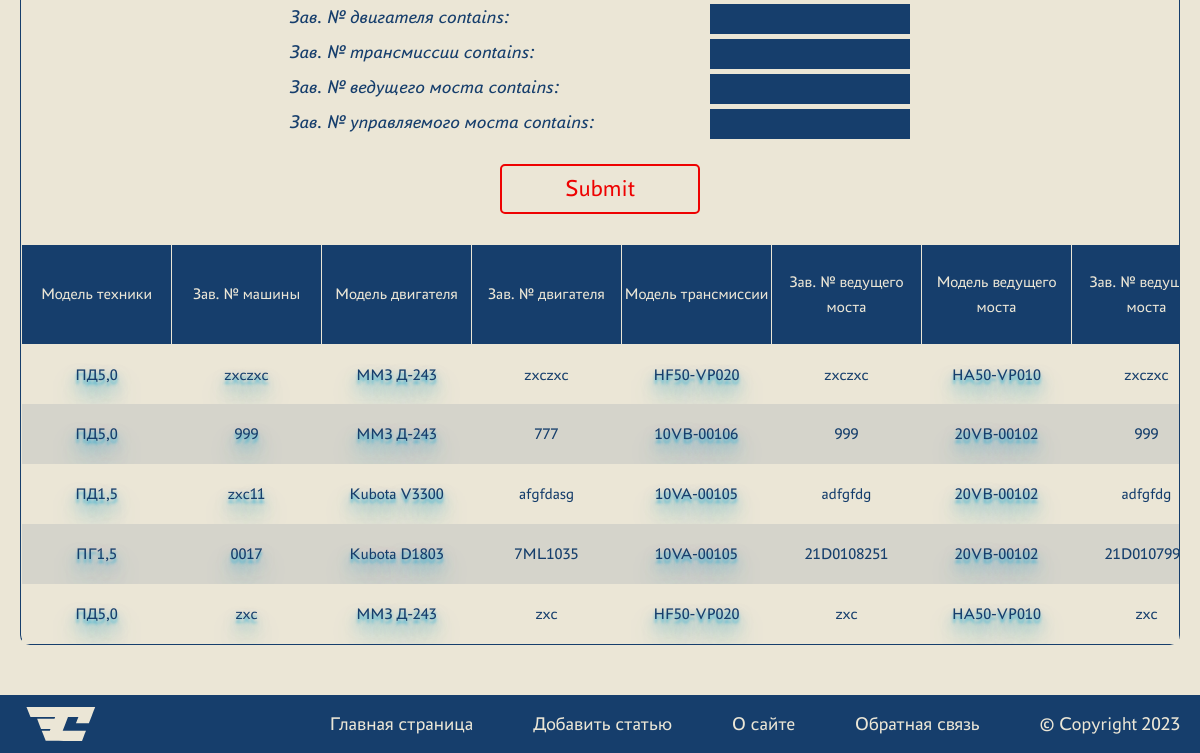
Page /you_db/ (signed in, lower part) on the earlier database version.
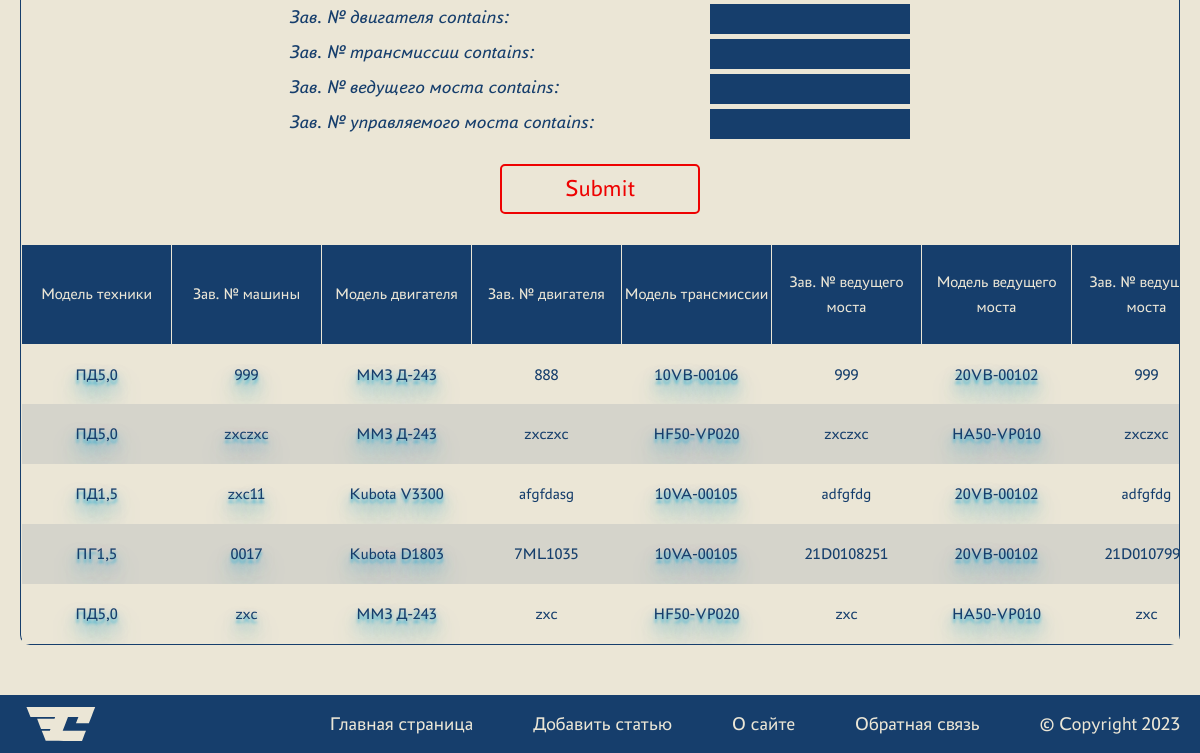
Same page on the later database version.
### crm_app/models.py (models this page shows, shortened)
class Machine(models.Model):
    serialNumber = models.CharField(
        max_length=255, unique=True, verbose_name='Зав. № машины')
    modelMachine = models.ForeignKey(
        'ModelMachine', on_delete=models.CASCADE, related_name='modelMachines', verbose_name='Модель техники')
    serialNumberEngine = models.CharField(
        max_length=255, unique=True, verbose_name='Зав. № двигателя')
    modelEngine = models.ForeignKey(
        'ModelEngine', on_delete=models.CASCADE, related_name='modelEngines', verbose_name='Модель двигателя')
    serialTransmission = models.CharField(
        max_length=255, unique=True, verbose_name='Зав. № трансмиссии')
    modelTransmission = models.ForeignKey(
        'ModelTransmission', on_delete=models.CASCADE, related_name='modelTransmissions', verbose_name='Модель трансмиссии')
    serialDriveAxle = models.CharField(
        max_length=255, unique=True, verbose_name='Зав. № ведущего моста')
    modelDriveAxle = models.ForeignKey(
        'ModelDriveAxle', on_delete=models.CASCADE, related_name='modelDriveAxles', verbose_name='Модель ведущего моста')
    serialSteeringAxle = models.CharField(
        max_length=255, unique=True, verbose_name='Зав. № управляемого моста')
    modelSteeringAxle = models.ForeignKey(
        'ModelSteeringAxle', on_delete=models.CASCADE, related_name='modelSteeringAxles', verbose_name='Модель управляемого моста')
    deliveryContract = models.CharField(
        max_length=255, verbose_name='Договор поставки №, дата')
    shipmentDate = models.DateField(verbose_name='Дата отгрузки с завода')
    consignee = models.CharField(
        max_length=255, verbose_name='Грузополучатель (конечный потребитель)')
    deliveryAddress = models.CharField(
        max_length=255, verbose_name='Адрес поставки (эксплуатации)')
    additionalOptions = models.TextField(
        default='Комплектация не указана', verbose_name='Комплектация (дополнительные опции)')
    client = models.ForeignKey(
        User, on_delete=models.CASCADE, related_name='clients', verbose_name='Клиент')
    serviceCompany = models.ForeignKey(
        'ServiceCompany', on_delete=models.CASCADE, verbose_name='Сервисная компания')
    class Meta:
        verbose_name = 'Машина'
        verbose_name_plural = 'МАШИНЫ'
    def __str__(self):
        return self.serialNumber

class ModelMachine(models.Model):
    name = models.CharField(max_length=255, verbose_name='Модель')
    description = models.TextField(verbose_name='Описание')
    class Meta:
        verbose_name = 'Модель техники'
        verbose_name_plural = '_СПРАВОЧНИК_Модели техники'
    def __str__(self):
        return self.name

class ModelEngine(models.Model):
    name = models.CharField(max_length=255, verbose_name='Модель')
    description = models.TextField(verbose_name='Описание')
    class Meta:
        verbose_name = 'Модель двигателя'
        verbose_name_plural = '_СПРАВОЧНИК_Модели двигателя'
    def __str__(self):
        return self.name

class ModelTransmission(models.Model):
    name = models.CharField(max_length=255, verbose_name='Модель')
    description = models.TextField(verbose_name='Описание')
    class Meta:
        verbose_name = 'Модель трансмиссии'
        verbose_name_plural = '_СПРАВОЧНИК_Модели трансмиссии'
    def __str__(self):
        return self.name

class ModelDriveAxle(models.Model):
    name = models.CharField(max_length=255, verbose_name='Модель')
    description = models.TextField(verbose_name='Описание')
    class Meta:
        verbose_name = 'Модель ведущего моста'
        verbose_name_plural = '_СПРАВОЧНИК_Модели ведущего моста'
    def __str__(self):
        return self.name

### crm_app/views.py (the view)
# urls.py: path('you_db/', page_after_authorization, name='page_after_authorization'),
@login_required()
def page_after_authorization(request):
    user_client = request.user
    user_service = request.user.last_name
    if request.user.is_staff == True:
        return redirect('full_db_list')
    filter_machines = MachineFilter(request.GET, queryset=Machine.objects.filter(
        client=user_client).order_by('-shipmentDate'))
    if not filter_machines:
        service = ServiceCompany.objects.get(name=user_service)
        filter_machines = MachineFilter(request.GET, queryset=Machine.objects.filter(
            serviceCompany=service).order_by('-shipmentDate'))
    filter_maintenance = MaintenanceFilter(request.GET, queryset=Maintenance.objects.filter(
        client=user_client).order_by('-maintenanceDate'))
    if not filter_maintenance:
        service = ServiceCompany.objects.get(name=user_service)
        filter_maintenance = MaintenanceFilter(request.GET, queryset=Maintenance.objects.filter(
            serviceCompany=service).order_by('-maintenanceDate'))
    filter_claims = ClaimsFilter(request.GET, queryset=Claims.objects.filter(
        client=user_client).order_by('-breakdownDate'))
    if not filter_claims:
        service = ServiceCompany.objects.get(name=user_service)
        filter_claims = ClaimsFilter(request.GET, queryset=Claims.objects.filter(
            serviceCompany=service).order_by('-breakdownDate'))
    context = {
        'filter_machines': filter_machines,
        'filter_maintenance': filter_maintenance,
        'filter_claims': filter_claims,
        'menu': menu,
        'title': "Ваша база данных"
    }
    return render(request, 'crm_app/page_after_authorization.html', context=context)

### crm_app/models.py (called while the page is built)
    @property
    @admin.display(description='Время простоя')
    def downtime(self):
        if (self.breakdownDate != None):
            down = self.recoverDate - self.breakdownDate
            downtime = str(down).split(' ', 1)[0] + ' дней'
            return downtime

    def __str__(self):
        return self.name

    def __str__(self):
        return self.name

    def __str__(self):
        return self.name

    def __str__(self):
        return self.name

    def __str__(self):
        return self.name

### crm_app/templates/crm_app/page_after_authorization.html (shortened to what this page needs)
{% extends 'crm_app/base.html' %}
{% block content %}
<div class="container">
  <br />
  <div id="General_Info" class="tabcontent">
    <form class="filter" method="get">
      <div class="filter__items">{{ filter_machines.form.as_p }}</div>
      <input type="submit" />
    </form>
    <div class="tab1">
      <table class="tab1__table">
        <tr class="tab1__row">
          <th class="tab1__head">Модель техники</th>
          <th class="tab1__head">Зав. № машины</th>
          <th class="tab1__head">Модель двигателя</th>
          <th class="tab1__head">Зав. № двигателя</th>
          <th class="tab1__head">Модель трансмиссии</th>
          <th class="tab1__head">Зав. № ведущего моста</th>
          <th class="tab1__head">Модель ведущего моста</th>
          <th class="tab1__head">Зав. № ведущего моста</th>
        </tr>
        {% for machine in filter_machines.qs %}
        <tr class="tab1__row">
          <td class="tab1__col">
            <a
              href="{% url 'directory_model_machine' machine.modelMachine_id %}"
              >{{ machine.modelMachine }}</a
            >
          </td>
          <td class="tab1__col">
            <a href="{% url 'machine' machine.machine_id %}"
              >{{machine.serialNumber}}</a
            >
          </td>
          <td class="tab1__col">
            <a href="{% url 'directory_model_engine' machine.modelEngine_id %}"
              >{{machine.modelEngine}}</a
            >
          </td>
          <td class="tab1__col">{{machine.serialNumberEngine}}</td>
          <td class="tab1__col">
            <a
              href="{% url 'directory_model_transmission' machine.modelTransmission_id %}"
              >{{machine.modelTransmission}}</a
            >
          </td>
          <td class="tab1__col">{{machine.serialTransmission}}</td>
          <td class="tab1__col">
            <a
              href="{% url 'directory_model_drive_axle' machine.modelDriveAxle_id %}"
              >{{machine.modelDriveAxle}}</a
            >
          </td>
          <td class="tab1__col">{{machine.serialDriveAxle}}</td>
        </tr>
        {% empty %}
        <div class="message">Список пуст</div>
        {% endfor %}
      </table>
    </div>
  </div>
</div>
{% endblock content %}

Differences in the rows shown:
changed Machine "10VB-00106": serialNumberEngine "777" → "888"; moves up the list
